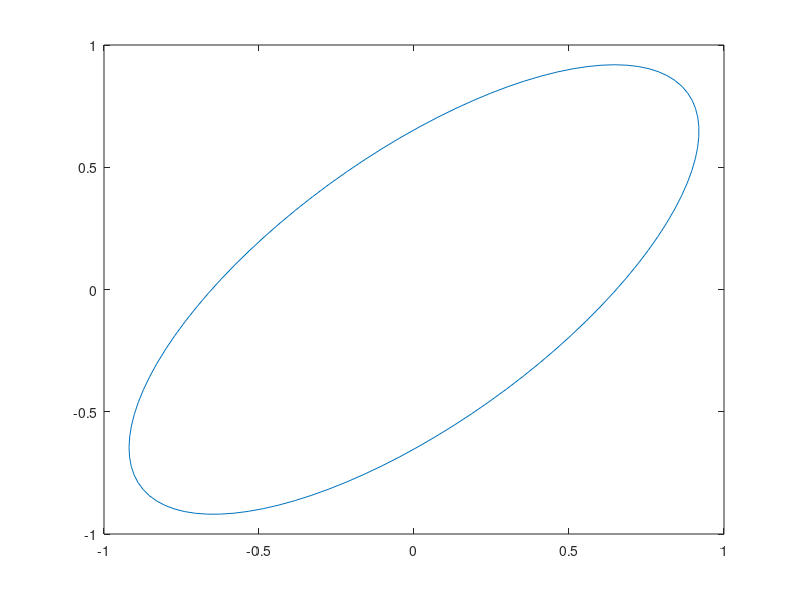
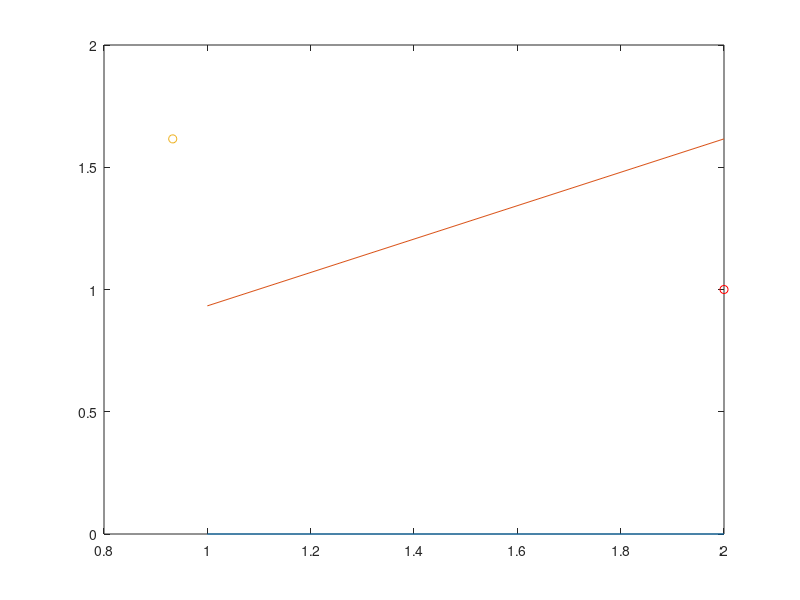
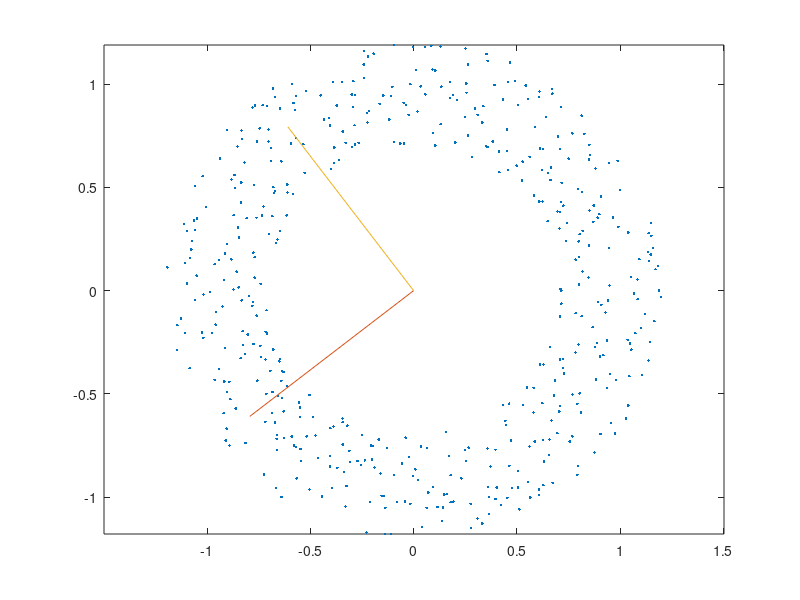
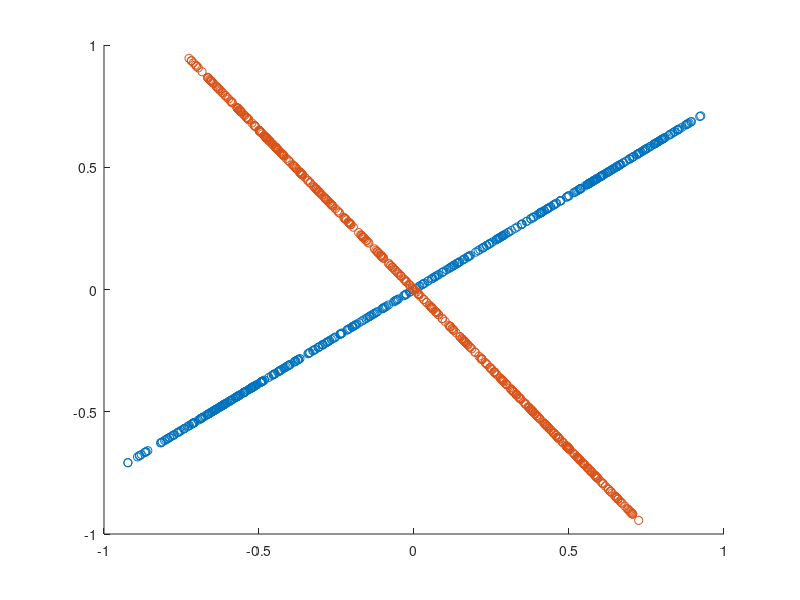

MATLAB code for these plots, in order:
% Isaac Pfleegor
% CSCD 409, Homework 4
% <04/23/2016>
%
clc, clear, close all ;

% the following is to help the grader (substitute your name)
diary ipfleegorHw4.txt

% Always display your name at runtime
disp('Isaac Pfleegor- CSCD 409 Homework 4') ;

% change to Octave to Matlab if that's what you use
disp('This assignment was tested in Matlab') ;   



%problem 1
disp('');
disp('================Problem 1 ==============');
% create unit circle data

	t = linspace(0,2*pi,100);
	x = sin(t);
	y = cos(t);
	
	M = [x;y];
	
    stretcher_M = [ [1.2, 0]', [0,0.5]'];
	
	M_1 = M'*stretcher_M;
	
% 	plot(M_1(:,1),M_1(:,2))
	
hanger_M = [[1/sqrt(2);1/sqrt(2)], [1/sqrt(2);-1/sqrt(2)]];
M_2 = M_1*(hanger_M);

figure
plot(M_2(:,1),M_2(:,2))


%problem 2
disp('');
disp('================Problem 2 ==============');

q = [ 0.5; 0.866];
p = [ 2; 1];
%V' matrix
V = [ cosd(60), sind(60); -sind(60), cosd(60)];

% part a (rotate point)
q_rotate = V*q;
p_v = V*p
%part b (stretcher matrix to extract x value)
S = [ 1, 0; 0, 0];
p_s = S*p_v
%part c(rotate the point back)
p_u = V'*p_s

%"hang" the point back using the U matrix "R'"
%part d (plot original point and projected point)


origin = [0;0]
projeted_point = [p_u(1,1);p_u(2,1)]

q_vec = [origin,projeted_point];

%plot the original vector to the projected point
figure
plot(q_vec);
hold on
% plot projected point
plot(p_u(1,1),p_u(2,1),'o');

%plot original point
plot(p(1,1),p(2,1),'ro');


%part e
disp('point projection using vector project matrix derived from q');
x_1 = q*q'*p
disp('point projection using svd')
p_u



%problem 3
disp('');
disp('================Problem 3 ==============');
r = 0.5 +(1.5 -0.5).*rand(1000,1);
t = linspace(0,2*pi,1000);

y_t = cos(t).*r';
x_t = sin(t).*r';

% plot(x_t,y_t,'.')

M = [x_t;y_t];
% Part A
r = 0.7 +(1.2 - 0.7).*rand(500,1);
t = linspace(0,2*pi,500);


x_t = cos(t).*r';
y_t = sin(t).*r';
figure
plot(x_t,y_t,'.')

M = [x_t;y_t];

% get covariance matrix
cov_M = cov(M');
% get eigen values from cov matrix
[V_e,S_e] = eig(cov_M);


a = V_e(1,:);
a_plot = [0,0;a];
b = V_e(2,:);
b_plot = [0,0;b];
hold on 
axis equal
plot(a_plot, b_plot);
%get pricipcal component vectors
%  [U,S,V] = svd(M);
%principal components in U
% disp(U);




%get x and y values from projected data
% x_1 = M_1(1,:);
% y_1 = M_1(2,:);

%Part B

%project values onto basic vectors

%plot new data
%  plot(x_1,y_1, 'o');
x_1= a'*a*M;
x_2 = b'*b*M;
figure
hold on
plot(x_1(1,:), x_1(2,:),'o');
plot(x_2(1,:), x_2(2,:),'o');
% turn off diary logging
diary off